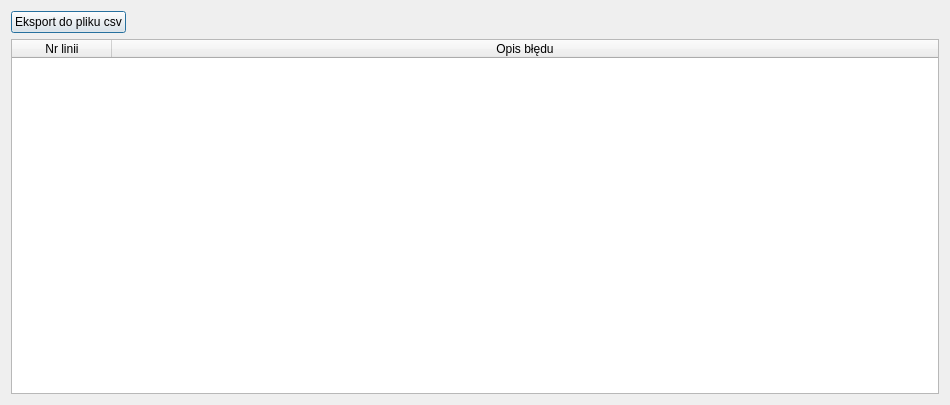
<?xml version="1.0" encoding="UTF-8"?>
<ui version="4.0">
 <class>Dialog</class>
 <widget class="QDialog" name="Dialog">
  <property name="geometry">
   <rect>
    <x>0</x>
    <y>0</y>
    <width>950</width>
    <height>405</height>
   </rect>
  </property>
  <property name="windowTitle">
   <string>Raport walidacji składniowej GML</string>
  </property>
  <layout class="QVBoxLayout" name="verticalLayout">
   <item>
    <layout class="QHBoxLayout" name="horizontalLayout">
     <property name="bottomMargin">
      <number>0</number>
     </property>
     <item>
      <widget class="QPushButton" name="export_to_csv_button">
       <property name="text">
        <string>Eksport do pliku csv</string>
       </property>
      </widget>
     </item>
     <item>
      <spacer name="horizontalSpacer">
       <property name="orientation">
        <enum>Qt::Horizontal</enum>
       </property>
       <property name="sizeHint" stdset="0">
        <size>
         <width>40</width>
         <height>20</height>
        </size>
       </property>
      </spacer>
     </item>
    </layout>
   </item>
   <item>
    <widget class="QTableWidget" name="report_table">
     <attribute name="horizontalHeaderCascadingSectionResizes">
      <bool>false</bool>
     </attribute>
     <attribute name="horizontalHeaderStretchLastSection">
      <bool>true</bool>
     </attribute>
     <attribute name="verticalHeaderCascadingSectionResizes">
      <bool>false</bool>
     </attribute>
     <attribute name="verticalHeaderShowSortIndicator" stdset="0">
      <bool>false</bool>
     </attribute>
     <attribute name="verticalHeaderStretchLastSection">
      <bool>false</bool>
     </attribute>
     <column>
      <property name="text">
       <string>Nr linii</string>
      </property>
     </column>
     <column>
      <property name="text">
       <string>Opis błędu</string>
      </property>
     </column>
    </widget>
   </item>
  </layout>
 </widget>
 <resources/>
 <connections/>
</ui>
